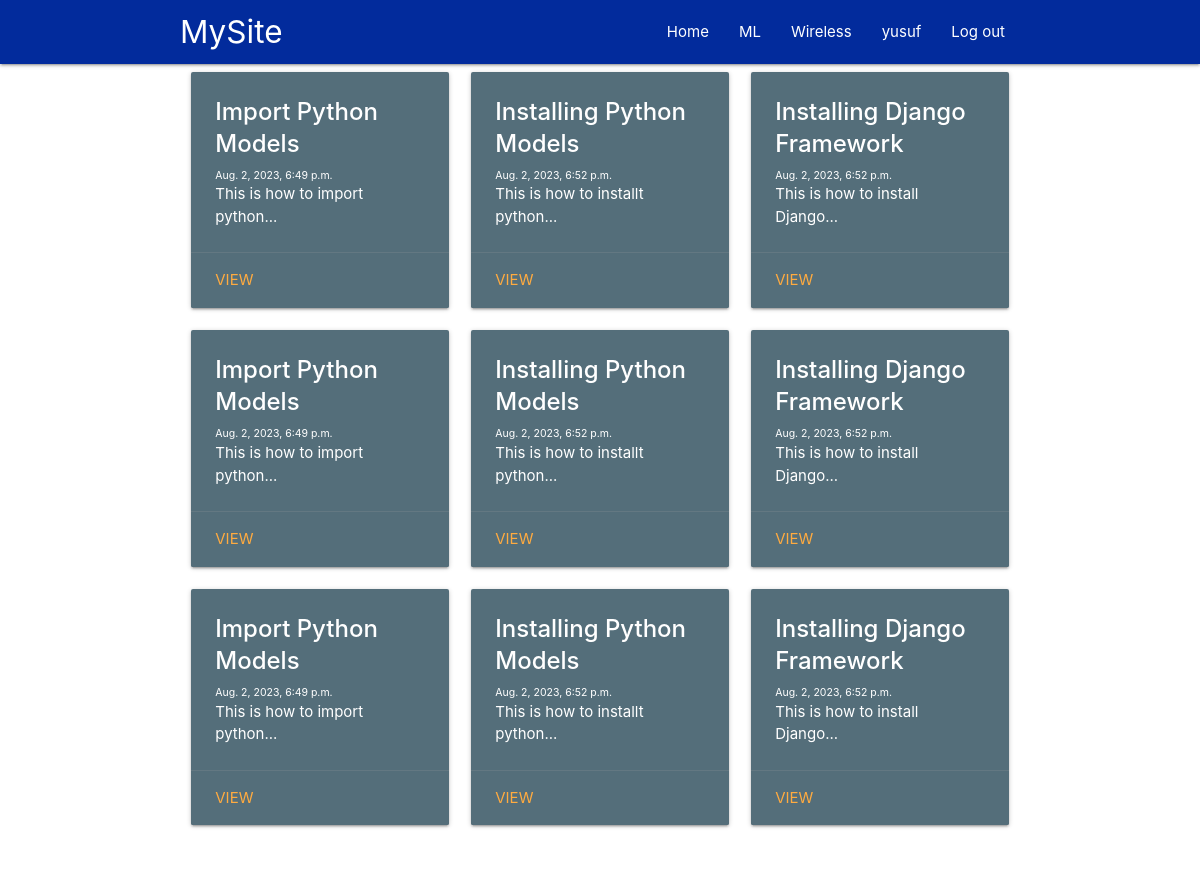
The app's page / (signed in) with its own data.
### main/models.py (models this page shows, shortened)
class Tutorial(models.Model):
    tutorial_title = models.CharField(max_length= 200)
    tutorial_content= models.TextField()
    date_published = models.DateTimeField('date published')

### main/views.py (the view)
# urls.py: path("", views.homepage, name="homepage"),
def homepage(request):
    return render(request, 'main/home.html',{"tutorials":Tutorial.objects.all()} )

### main/templates/main/home.html (shortened to what this page needs)
{% extends 'main/base.html' %}
{% block body %}
  <div class= "container">
    <div class="row ">
        {% for tutorial in tutorials  %}
          <div class="col s12 m6 l4">
            <div class="card blue-grey darken-1">
              <div class="card-content white-text">
                <span class="card-title"> <strong>{{tutorial.tutorial_title}}</strong></span>
                <p style="font-size: 70%;">{{tutorial.date_published}}</p>
                <p>{{tutorial.tutorial_content}}</p>
              </div>
              <div class="card-action">
                <a href="#">View</a>
              </div>
            </div>
          </div>
        {% endfor %}
        <div class="row ">
            {% for tutorial in tutorials  %}
              <div class="col s12 m6 l4">
                <div class="card blue-grey darken-1">
                  <div class="card-content white-text">
                    <span class="card-title"> <strong>{{tutorial.tutorial_title}}</strong></span>
                    <p style="font-size: 70%;">{{tutorial.date_published}}</p>
                    <p>{{tutorial.tutorial_content}}</p>
                  </div>
                  <div class="card-action">
                    <a href="#">View</a>
                  </div>
                </div>
              </div>
            {% endfor %}
            <div class="row ">
                {% for tutorial in tutorials  %}
                  <div class="col s12 m6 l4">
                    <div class="card blue-grey darken-1">
                      <div class="card-content white-text">
                        <span class="card-title"> <strong>{{tutorial.tutorial_title}}</strong></span>
                        <p style="font-size: 70%;">{{tutorial.date_published}}</p>
                        <p>{{tutorial.tutorial_content}}</p>
                      </div>
                      <div class="card-action">
                        <a href="#">View</a>
                      </div>
                    </div>
                  </div>
                {% endfor %}
      </div>
  </div>
{% endblock  %}

### main/templates/main/base.html (shortened to what this page needs)
<!DOCTYPE html>
<html lang="en">
<head>
    <link rel="stylesheet" href="https://cdnjs.cloudflare.com/ajax/libs/materialize/1.0.0/css/materialize.min.css">
</head>
<body>
   <nav style="background-color:#022b9c;">
    <div class="nav-wrapper">
    <div class="container">
      <a href="{%url 'main:homepage' %}" class="brand-logo">MySite</a>
      <ul id="nav-mobile" class="right hide-on-med-and-down">
        <li><a href="{%url 'main:homepage'%}">Home</a></li>
        <li><a href="#">ML</a></li>
        <li><a href="#">Wireless</a></li>
        {% if user.is_authenticated %}
        <li><a href="{% url 'main:login' %}">{{user.username}}</a></li>
        <li><a href="{% url 'main:logout' %}">Log out</a></li>
        {% else %}
        <li><a href="{% url 'main:login' %}">Log in</a></li>
        <li><a href="{% url 'main:signup' %}">Sign Up</a></li>
        {% endif %}
      </ul>
    </div>
    </div>
  </nav>
    {% block body %}
    {% endblock  %}
</body>
</html>

### records on screen
Tutorial: tutorial_title "Import Python Models", date_published "Aug. 2, 2023, 6:49 p.m.", tutorial_content "This is how to import python..."
Tutorial: tutorial_title "Installing Python Models", date_published "Aug. 2, 2023, 6:52 p.m.", tutorial_content "This is how to installt python..."
Tutorial: tutorial_title "Installing Django Framework", date_published "Aug. 2, 2023, 6:52 p.m.", tutorial_content "This is how to install Django..."

### other values on screen
{{ user.username }} "yusuf"
